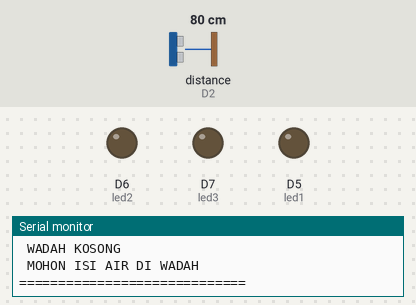
This sketch was run on a simulated ESP8266 (NodeMCU). Shown: output pins drawn as LEDs (lit = HIGH), the last lines printed to the serial monitor. Wiring (inferred from the names in the program): ultrasonic range finder: trigger D1; echo D2. The inputs (shaded band) are chosen by the test bench; at power-on: distance to the obstacle (sensor on D2) 80 cm. The echo pulse lasts 58.3 µs per cm; pins used as bus, display or sensor lines are not drawn.

Above: at 3.9 s.
4.0 s: distance to the obstacle (sensor on D2) set to 2 cm
At 7.6 s:
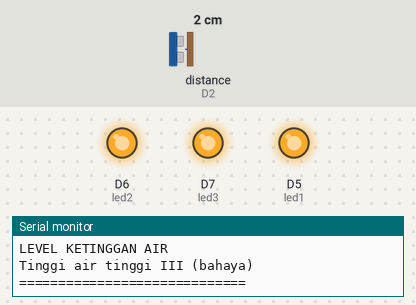
8.0 s: distance to the obstacle (sensor on D2) set to 4 cm
At 10.0 s:
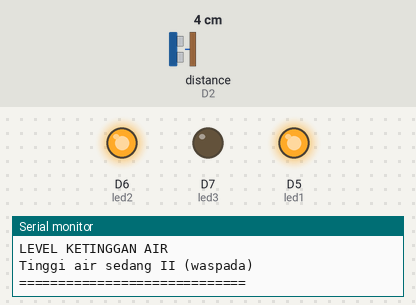
12.0 s: distance to the obstacle (sensor on D2) set to 9 cm
At 13.7 s:
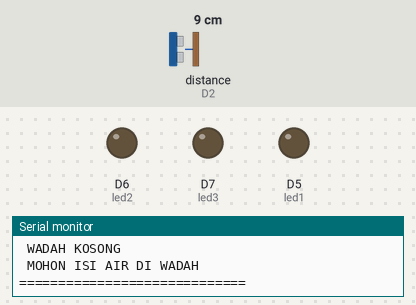
Timing chart, 0 to 15.2 s (numbered marks = the images above; inputs shaded):
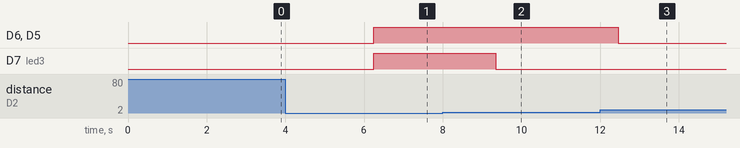

The sketch:

presentasiketinggianair.ino
```cpp
#define echopin D2  //variabe echo pin memakai pin D2
#define trigpin D1  //variabe trigpin memakai pin D1
#define led1 D5     //variabe led1 memakai pin D5
#define led2 D6     //variabe led2 memakai pin D6
#define led3 D7     //variabe led3 memakai pin D7

void setup() {
  // put your setup code here, to run once;
 pinMode(echopin, INPUT);    //variabe echopin di pakai sebagai input
 pinMode(trigpin, OUTPUT);   //variabe trigpin di pakai sebagai output

 pinMode(led1, OUTPUT);     //variabe led1 di pakai sebagai output
 pinMode(led2, OUTPUT);     //variabe led2 di pakai sebagai output
 pinMode(led3, OUTPUT);     //variabe led3 di pakai sebagai output

 Serial.begin(9600);
 }


void loop() {
  // put your main code here, to run repeatedly:
float luas_alas = 6;    //variabe luas_alas bernilai 23.11
float tinggi_gelas = 5;  //variabe tinggi_gelas bernilai 3.16

digitalWrite(trigpin, LOW);  //memastika netral
delayMicroseconds(2);

digitalWrite(trigpin, HIGH); //memberi input
delayMicroseconds(10);

digitalWrite(trigpin, LOW);  //menerima input

int echotime = pulseIn(echopin, HIGH); //echotime bertipe data int

float jarakpantul =  echotime * 0.034 / 2;    // jrak pantul
float tinggiair = tinggi_gelas - jarakpantul; // tinggi air
float volume = luas_alas * tinggiair;         // volume


//KELUARAN PROGRAM//


Serial.print("jarak permukaan : ");
Serial.print(jarakpantul);
Serial.print(" cm ");

Serial.print("tinggi permukaan : ");
Serial.print(tinggiair);
Serial.print(" cm ");

Serial.print("volume : ");
Serial.print(volume);
Serial.println(" cm3 ");

//PROGRAM IF UNTUK MENYALAHKAN LED
/*
apabila tinggi air > 0.10 cm maka led 1 menyalah
apabila tinggi air > 1 cm maka led 2 menyalah
apabila tinggi air > 2 cm maka led 3 menyalah

*/

if(tinggiair > 0.10 )
   {
    digitalWrite(led1,HIGH);
   }
  else
   {
   digitalWrite(led1,LOW);
   }
  if(tinggiair > 1.00 )
   {
   digitalWrite(led2,HIGH);
   }
   else
   {
   digitalWrite(led2,LOW);
   }
   if(tinggiair > 2.00 )
   {
   digitalWrite(led3,HIGH);
   }
   else
   {
   digitalWrite(led3,LOW);
   }
   Serial.println("");
   Serial.println("LEVEL KETINGGAN AIR");


  //PROGRAM IF UNTUK MENYALAHKAN LED
  /*
  apabila tinggi air > 0.10 cm maka program menguarkan output Tinggi air tinggi III (bahaya)
  apabila tinggi air > 1 cm maka program menguarkan output Tinggi air sedang II (waspada)
  apabila tinggi air > 2 cm maka program menguarkan output Tinggi air rendah I  (siaga)

  */
   if(tinggiair > 2.00 ) {
    Serial.println("Tinggi air tinggi III (bahaya)");

   }else if (tinggiair > 1.00 ) {
     Serial.println("Tinggi air sedang II (waspada)");
   }
   else if (tinggiair > 0.10 ){
     Serial.println("Tinggi air rendah I  (siaga)");
   }

   else {
     Serial.println(" WADAH KOSONG ");
     Serial.println(" MOHON ISI AIR DI WADAH ");
   }

   Serial.println("=============================");

delay(3000);
}
```

Measured:
- after the input at 4.0 s, D6 (led2), D7 (led3), D5 (led1): LOW → HIGH after 2.3 s
- after the input at 8.0 s, D7 (led3): HIGH → LOW after 1.4 s
- after the input at 12.0 s, D6 (led2), D5 (led1): HIGH → LOW after 0.46 s
